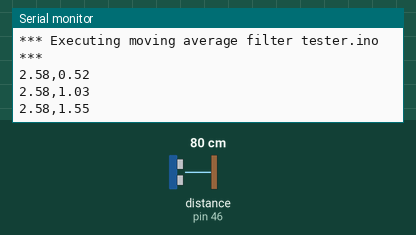
Recording of a sketch running on a simulated Arduino Mega 2560, built with avr-gcc and run on an emulated ATmega2560. Shown: the last lines printed to the serial monitor. Inputs (shaded band) come from the test bench; at power-on: distance to the obstacle (sensor on pin 46) 80 cm. The echo pulse lasts 58.3 µs per cm.

Above: at 1.3 s.
1.4 s: distance to the obstacle (sensor on pin 46) set to 35 cm
At 2.1 s:
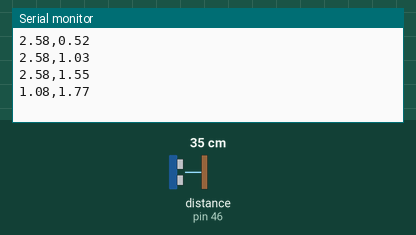
2.9 s: distance to the obstacle (sensor on pin 46) set to 60 cm
At 3.6 s:
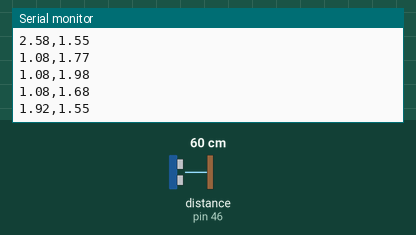
Timing chart, 0 to 5.9 s (numbered marks = the images above; inputs shaded):
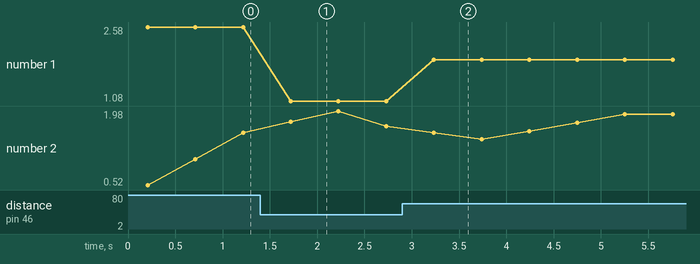

The sketch:

moving_average_filter_tester.ino
```cpp
#include <NewPing.h>

#define trigPin 47
#define echoPin 46

NewPing sonar(trigPin, echoPin);
float initial_distance = 0;
float distance = 0;

#define WINDOW_SIZE 5

int INDEX = 0;
float SUM = 0;
float READINGS[WINDOW_SIZE];
float AVERAGED = 0;
int c = 1;

void setup() {
  Serial.begin(9600);
  pinMode(trigPin, OUTPUT);
  pinMode(echoPin, INPUT);
  Serial.println("*** Executing moving average filter tester.ino ***");

//  while (initial_distance <= 0) {
//    initial_distance = sonar.ping_in();
//    delay(50);
//  }
//  initial_distance = initial_distance / 12;
//  Serial.print("initial distance: "); Serial.print(initial_distance); Serial.println(" ft");
//  delay(50);
}

void loop() {
  SUM = SUM - READINGS[INDEX];       // Remove the oldest entry from the sum
  while(c) {
    distance = sonar.ping_in();
    if (distance > 9) {
      distance = distance / 12;
      c = 0;
      delay(200);
    }
    else {
      delay(50);
    }
  }

  READINGS[INDEX] = distance;           // Add the newest reading to the window
  SUM = SUM + distance;                 // Add the newest reading to the sum
  INDEX = (INDEX+1) % WINDOW_SIZE;   // Increment the index, and wrap to 0 if it exceeds the window size

  AVERAGED = SUM / WINDOW_SIZE;      // Divide the sum of the window by the window size for the result

  Serial.print(distance);
  Serial.print(",");
//  Serial.print(SUM);
//  Serial.print(",");
  Serial.println(AVERAGED);
  c=1;
  delay(300);
}
```

Measured:
- after the input at 1.4 s, the serial monitor: prints a new line after 0.32 s (image 1)
- after the input at 2.9 s, the serial monitor: prints a new line after 0.33 s (image 2)
- plotted number 1: 2.58 → 1.08 after the input at 1.4 s, 1.08 → 1.92 after the input at 2.9 s
- plotted number 2: 1.55 → 1.68 after the input at 1.4 s, 1.68 → 1.92 after the input at 2.9 s
